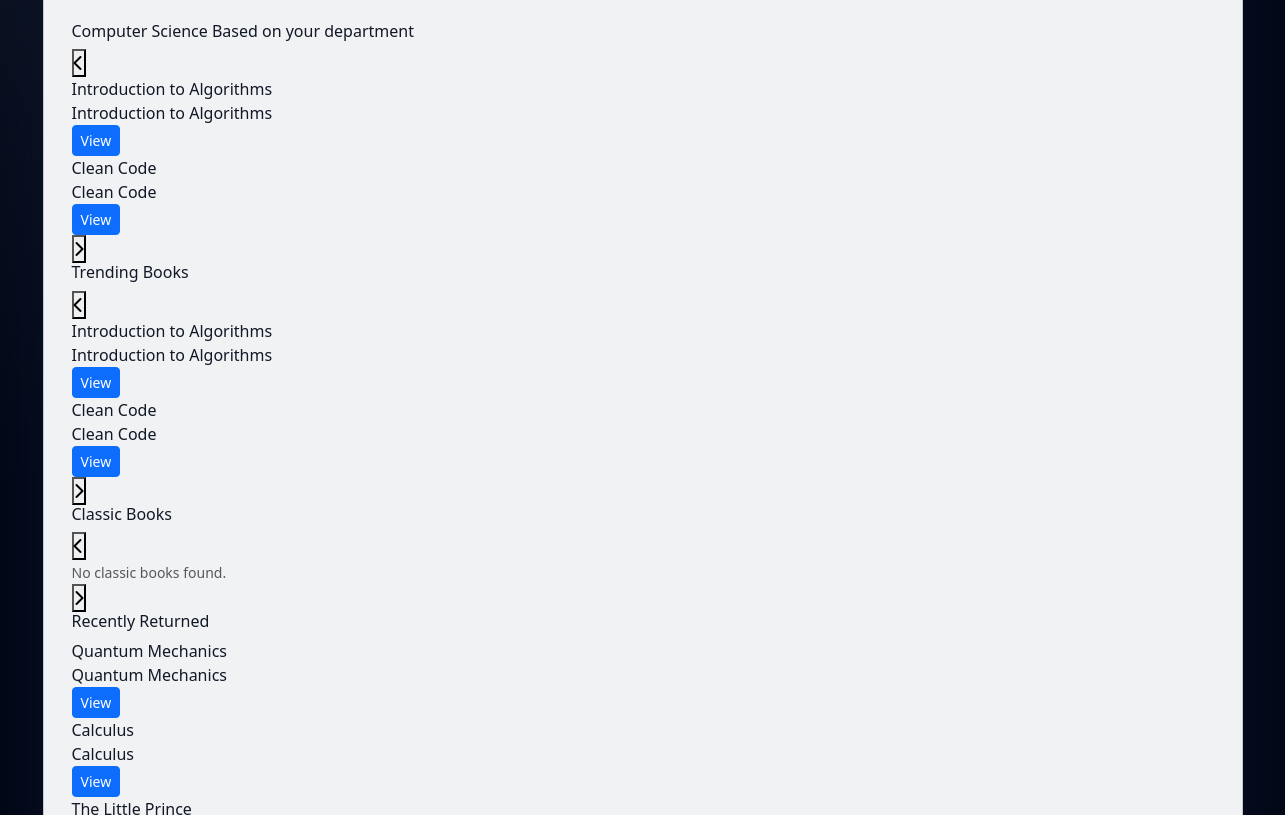
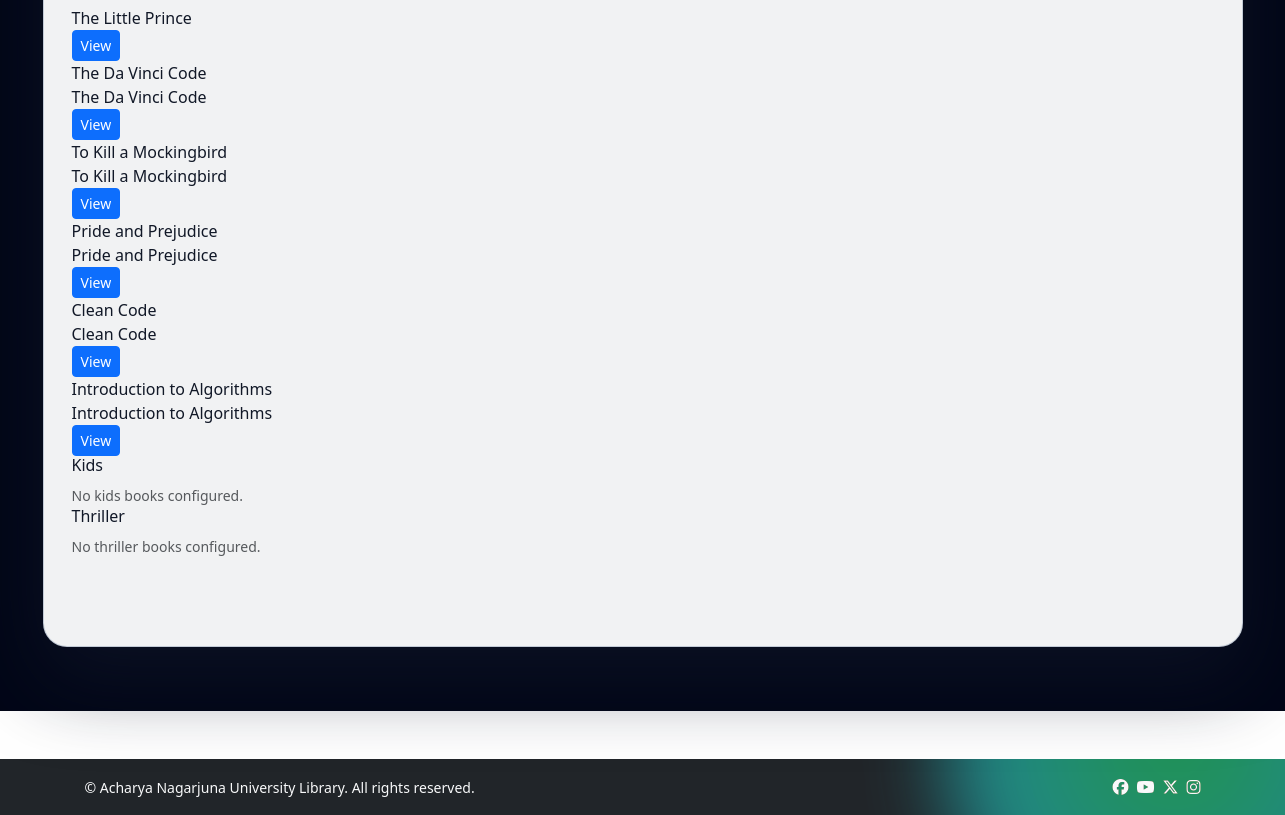
The app's page / (signed in, lower part), older data (2 pictures, top to bottom).
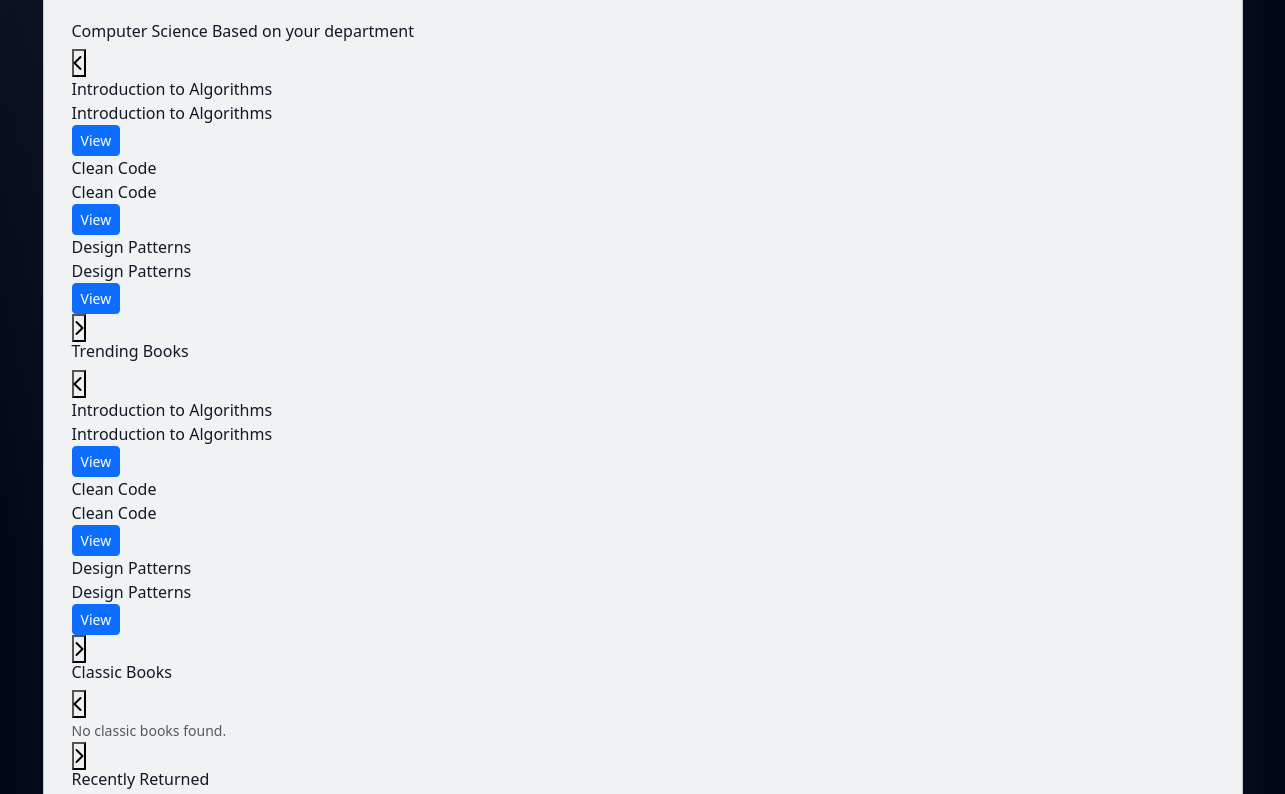
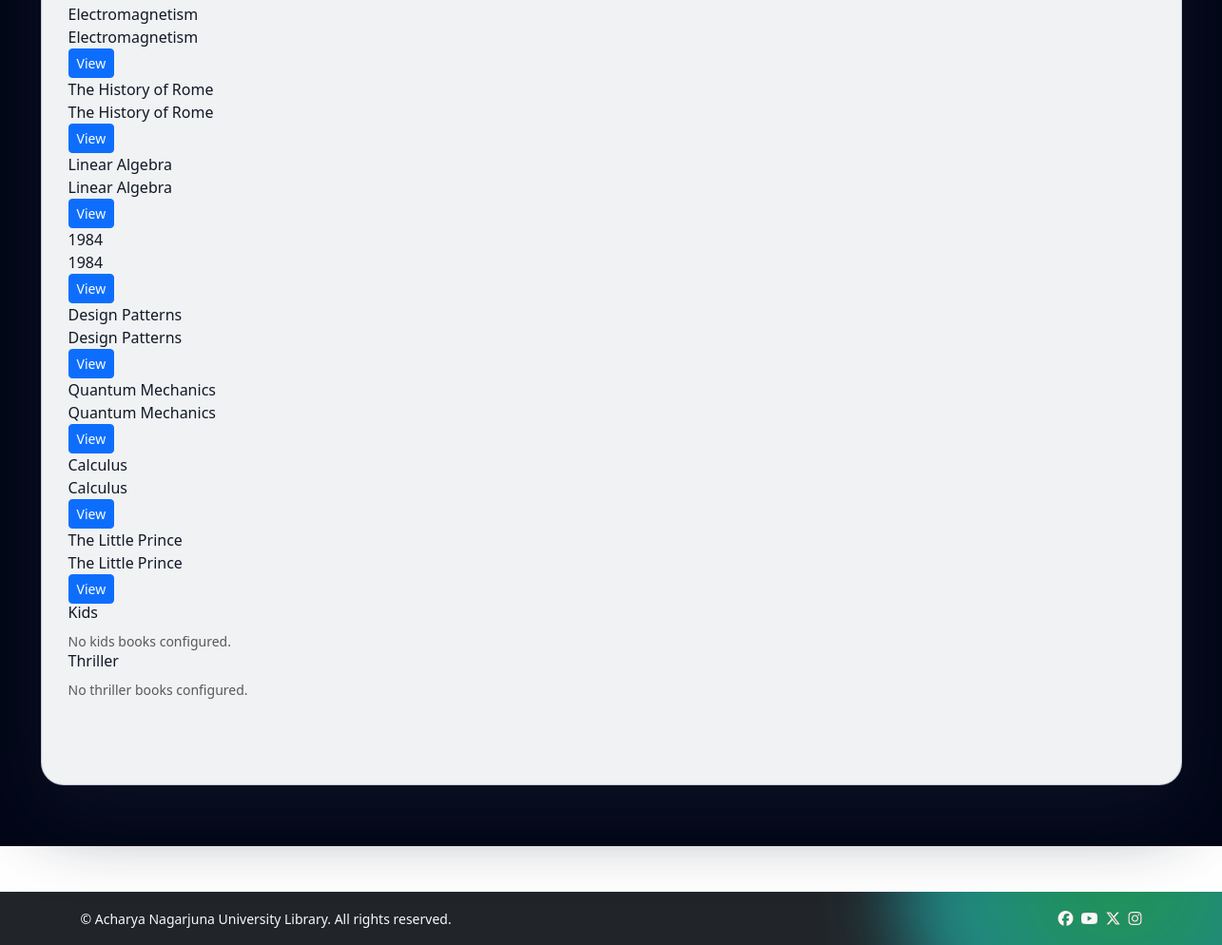
The same page, newer data (2 pictures, top to bottom).
### portal/models.py (models this page shows, shortened)
class Book(models.Model):
    title = models.CharField(max_length=255)
    author = models.CharField(max_length=255, blank=True)
    department = models.ForeignKey(Department, on_delete=models.SET_NULL, null=True, blank=True)
    subject = models.CharField(max_length=255, blank=True)
    isbn = models.CharField(max_length=20, blank=True)
    barcode = models.CharField(max_length=50, unique=True, null=True, blank=True)
    publisher = models.CharField(max_length=255, blank=True)
    rack_number = models.CharField(max_length=50, blank=True)
    total_copies = models.PositiveIntegerField(default=1)
    available_copies = models.PositiveIntegerField(default=1)
    cover_image = models.ImageField(upload_to='book_covers/', blank=True, null=True)
    description = models.TextField(blank=True)
    is_trending = models.BooleanField(default=False)
    is_classic = models.BooleanField(default=False)
    is_romance = models.BooleanField(default=False)
    is_kids = models.BooleanField(default=False)
    is_thriller = models.BooleanField(default=False)
    created_at = models.DateTimeField(auto_now_add=True)

### portal/views.py (the view)
# urls.py: 2. Add a URL to urlpatterns:  path('', views.home, name='home')
def home(request):
    trending_books = Book.objects.filter(is_trending=True)[:10]
    computer_science_books = Book.objects.filter(department__name__icontains='Computer Science')[:8]
    classic_books = Book.objects.filter(subject__icontains='Classic')[:8]
    kids_books = Book.objects.filter(subject__icontains='Children')[:8]
    thriller_books = Book.objects.filter(subject__icontains='Thriller')[:8]
    recently_returned = Book.objects.order_by('-created_at')[:8]  # Proxy for recent returns
    letter = '0'
    if letter == '0':
        eresources = Eresource.objects.filter(letter__regex=r'^[^a-zA-Z]').order_by('name')
    else:
        eresources = Eresource.objects.filter(letter__iexact=letter).order_by('name')
    news_items = NewsItem.objects.all()[:3]
    context = {
        'trending_books': trending_books,
        'computer_science_books': computer_science_books,
        'classic_books': classic_books,
        'recently_returned': recently_returned,
        'kids_books': kids_books,
        'thriller_books': thriller_books,
        'eresources': eresources,
        'letter': letter,
        'news_items': news_items,
        'is_home': True,
    }
    return render(request, 'portal/home.html', context)

### templates/portal/home.html (shortened to what the changed rows need)
{% extends 'portal/base.html' %}
{% load static %}
{% block content %}
<section id="homeView" class="app-view">
  <div class="book-strip">
    <div id="csStrip" class="book-scroller">
      {% for book in computer_science_books %}
        <div class="book-card">
          <div class="book-cover-container">
            {% if book.cover_image %}
              <img
                src="{{ book.cover_image.url }}"
                class="book-cover-img"
                alt="{{ book.title }}"
              />
            {% else %}
              <div class="book-cover-placeholder">
                {{ book.title|truncatechars:40 }}
              </div>
            {% endif %}
          </div>
          <div class="book-title">{{ book.title }}</div>
          <a href="{% url 'book_detail' book.id %}" class="btn btn-primary btn-sm book-btn">
            View
          </a>
        </div>
      {% empty %}
        <span class="small text-muted">No books found in this section.</span>
      {% endfor %}
    </div>
  </div>
  <div class="book-strip">
    <div id="trendingStrip" class="book-scroller">
      {% for book in trending_books %}
        <div class="book-card">
          {% if book.cover_image %}
            <img src="{{ book.cover_image.url }}" class="book-cover-img" alt="{{ book.title }}" />
          {% else %}
            <div class="book-cover-placeholder">
              {{ book.title|truncatechars:40 }}
            </div>
          {% endif %}
          <div class="book-title">{{ book.title }}</div>
          <a href="{% url 'book_detail' book.id %}" class="btn btn-primary btn-sm book-btn">
            View
          </a>
        </div>
      {% empty %}
        <span class="small text-muted">No trending books found.</span>
      {% endfor %}
    </div>
  </div>
  <div class="book-strip">
    <div id="recentStrip" class="book-scroller">
      {% for book in recently_returned %}
        <div class="book-card">
          <div class="book-cover-container">
            {% if book.cover_image %}
              <img src="{{ book.cover_image.url }}" class="book-cover-img" alt="{{ book.title }}" />
            {% else %}
              <div class="book-cover-placeholder">
                {{ book.title|truncatechars:40 }}
              </div>
            {% endif %}
          </div>
          <div class="book-title">{{ book.title }}</div>
          <a href="{% url 'book_detail' book.id %}" class="btn btn-primary btn-sm book-btn">
            View
          </a>
        </div>
      {% empty %}
        <span class="small text-muted">No recent returns.</span>
      {% endfor %}
    </div>
  </div>
</section>
{% endblock %}

Row changes from the older to the newer data that the page shows:
no longer on one of the page's lists (row unchanged): Book: title "Introduction to Algorithms"
no longer on one of the page's lists (row unchanged): Book: title "Clean Code"
no longer on this page (row unchanged): Book: title "The Da Vinci Code", shown under "Recently Returned"
no longer on this page (row unchanged): Book: title "To Kill a Mockingbird", shown under "Recently Returned"
no longer on this page (row unchanged): Book: title "Pride and Prejudice", shown under "Recently Returned"
added Book: title "Design Patterns"
added Book: title "Electromagnetism", shown under "Recently Returned"
added Book: title "The History of Rome", shown under "Recently Returned"
added Book: title "Linear Algebra", shown under "Recently Returned"
added Book: title "1984", shown under "Recently Returned"
